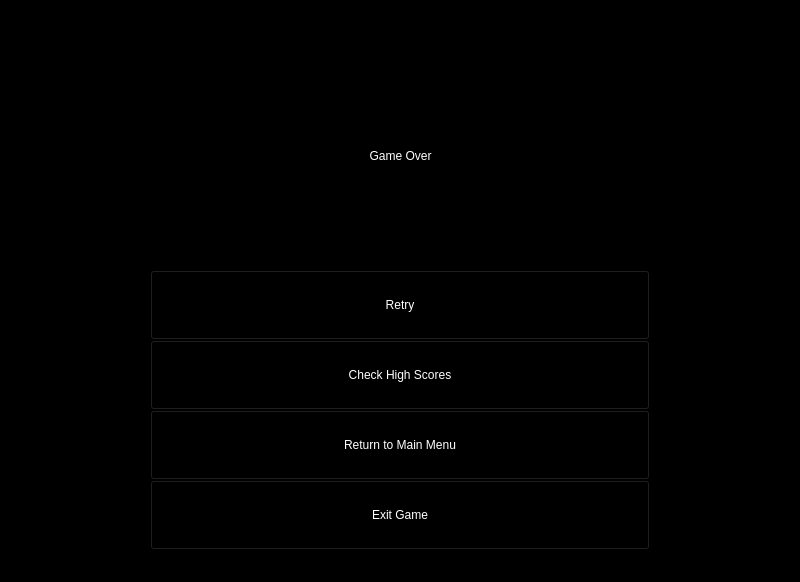
<?xml version="1.0" encoding="UTF-8"?>
<ui version="4.0">
 <class>GameOver</class>
 <widget class="QWidget" name="GameOver">
  <property name="geometry">
   <rect>
    <x>0</x>
    <y>0</y>
    <width>800</width>
    <height>582</height>
   </rect>
  </property>
  <property name="windowTitle">
   <string>Form</string>
  </property>
  <property name="styleSheet">
   <string notr="true">background-color: rgb(0, 0, 0);</string>
  </property>
  <widget class="QLabel" name="Title">
   <property name="geometry">
    <rect>
     <x>10</x>
     <y>80</y>
     <width>781</width>
     <height>151</height>
    </rect>
   </property>
   <property name="styleSheet">
    <string notr="true">color: rgb(255, 255, 255);</string>
   </property>
   <property name="text">
    <string>Game Over</string>
   </property>
   <property name="alignment">
    <set>Qt::AlignCenter</set>
   </property>
  </widget>
  <widget class="QPushButton" name="retryButton">
   <property name="geometry">
    <rect>
     <x>150</x>
     <y>270</y>
     <width>500</width>
     <height>70</height>
    </rect>
   </property>
   <property name="styleSheet">
    <string notr="true">color: rgb(255, 255, 255);</string>
   </property>
   <property name="text">
    <string>Retry</string>
   </property>
   <property name="autoRepeatDelay">
    <number>300</number>
   </property>
  </widget>
  <widget class="QPushButton" name="highscoresButton">
   <property name="geometry">
    <rect>
     <x>150</x>
     <y>340</y>
     <width>500</width>
     <height>70</height>
    </rect>
   </property>
   <property name="styleSheet">
    <string notr="true">color: rgb(255, 255, 255);</string>
   </property>
   <property name="text">
    <string>Check High Scores</string>
   </property>
   <property name="autoRepeatDelay">
    <number>300</number>
   </property>
  </widget>
  <widget class="QPushButton" name="mainmenuButton">
   <property name="geometry">
    <rect>
     <x>150</x>
     <y>410</y>
     <width>500</width>
     <height>70</height>
    </rect>
   </property>
   <property name="styleSheet">
    <string notr="true">color: rgb(255, 255, 255);</string>
   </property>
   <property name="text">
    <string>Return to Main Menu</string>
   </property>
   <property name="autoRepeatDelay">
    <number>300</number>
   </property>
  </widget>
  <widget class="QPushButton" name="exitButton">
   <property name="geometry">
    <rect>
     <x>150</x>
     <y>480</y>
     <width>500</width>
     <height>70</height>
    </rect>
   </property>
   <property name="styleSheet">
    <string notr="true">color: rgb(255, 255, 255);</string>
   </property>
   <property name="text">
    <string>Exit Game</string>
   </property>
   <property name="autoRepeatDelay">
    <number>300</number>
   </property>
  </widget>
 </widget>
 <resources/>
 <connections/>
</ui>
